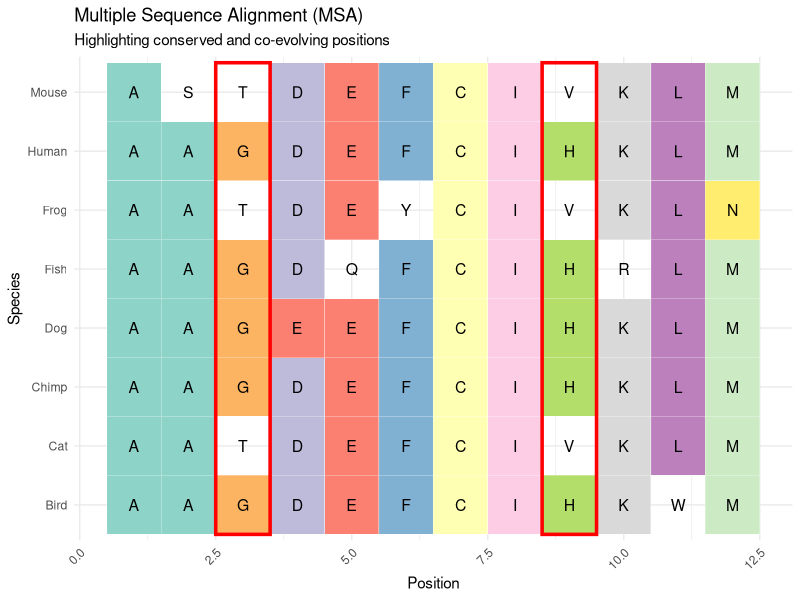

Generate this figure with R:
## ---- chunk 1
#| warning: false
#| echo: false
#| fig-cap: "**Figure 2:** example MSA with a co-evolving pair of amino-acids (pos 3 and 9) highlighted in red."

library(ggplot2)

# Example MSA data: 8 species, 12 amino acid positions
msa_data <- data.frame(
  Species = rep(c("Human", "Chimp", "Dog", "Cat", "Mouse", "Fish", "Bird", "Frog"), each = 12),
  Position = rep(1:12, times = 8),
  AminoAcid = c(
    "A", "A", "G", "D", "E", "F", "C", "I", "H", "K", "L", "M",
    "A", "A", "G", "D", "E", "F", "C", "I", "H", "K", "L", "M",
    "A", "A", "G", "E", "E", "F", "C", "I", "H", "K", "L", "M",
    "A", "A", "T", "D", "E", "F", "C", "I", "V", "K", "L", "M",
    "A", "S", "T", "D", "E", "F", "C", "I", "V", "K", "L", "M",
    "A", "A", "G", "D", "Q", "F", "C", "I", "H", "R", "L", "M",
    "A", "A", "G", "D", "E", "F", "C", "I", "H", "K", "W", "M",
    "A", "A", "T", "D", "E", "Y", "C", "I", "V", "K", "L", "N"
  )
)

# Highlight co-evolving positions (example: positions 3 and 9)
msa_data$CoEvolve <- ifelse(msa_data$Position %in% c(3, 9), "Co-evolving", "Not co-evolving")

# Get unique positions for co-evolving columns
co_evolving_positions <- unique(msa_data$Position[msa_data$CoEvolve == "Co-evolving"])

# Visualization
ggplot(msa_data, aes(x = Position, y = Species, fill = AminoAcid)) +
  geom_tile(color = "white") +
  geom_text(aes(label = AminoAcid), color = "black", size = 4) +
  scale_fill_brewer(palette = "Set3") +
  theme_minimal() +
  theme(axis.text.x = element_text(angle = 45, hjust = 1),legend.position = "none") +
  labs(title = "Multiple Sequence Alignment (MSA)",
       subtitle = "Highlighting conserved and co-evolving positions",
       fill = "Amino Acid") +
  geom_rect(data = data.frame(Position = co_evolving_positions),
            aes(xmin = Position - 0.5, xmax = Position + 0.5, ymin = 0.5, ymax = length(unique(msa_data$Species)) + 0.5),
            color = "red", linewidth = 1.2, fill = NA, inherit.aes = FALSE) 


